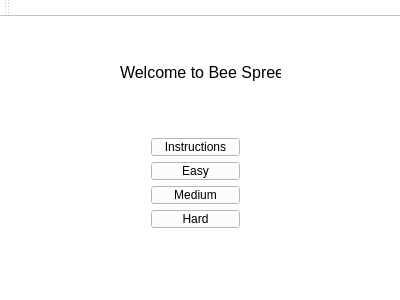
<?xml version="1.0" encoding="UTF-8"?>
<ui version="4.0">
 <class>MainWindow</class>
 <widget class="QMainWindow" name="MainWindow">
  <property name="geometry">
   <rect>
    <x>0</x>
    <y>0</y>
    <width>400</width>
    <height>300</height>
   </rect>
  </property>
  <property name="windowTitle">
   <string>Bee Spree</string>
  </property>
  <property name="autoFillBackground">
   <bool>false</bool>
  </property>
  <property name="styleSheet">
   <string notr="true">background-color: rgb(255, 255, 255);</string>
  </property>
  <widget class="QWidget" name="centralWidget">
   <widget class="QLabel" name="label">
    <property name="geometry">
     <rect>
      <x>120</x>
      <y>40</y>
      <width>161</width>
      <height>31</height>
     </rect>
    </property>
    <property name="font">
     <font>
      <pointsize>12</pointsize>
     </font>
    </property>
    <property name="text">
     <string>Welcome to Bee Spree!</string>
    </property>
   </widget>
   <widget class="QWidget" name="verticalLayoutWidget">
    <property name="geometry">
     <rect>
      <x>140</x>
      <y>110</y>
      <width>111</width>
      <height>112</height>
     </rect>
    </property>
    <layout class="QVBoxLayout" name="verticalLayout">
     <item>
      <widget class="QPushButton" name="pushButton_4">
       <property name="text">
        <string>Instructions</string>
       </property>
      </widget>
     </item>
     <item>
      <widget class="QPushButton" name="pushButton">
       <property name="text">
        <string>Easy</string>
       </property>
      </widget>
     </item>
     <item>
      <widget class="QPushButton" name="pushButton_2">
       <property name="text">
        <string>Medium</string>
       </property>
      </widget>
     </item>
     <item>
      <widget class="QPushButton" name="pushButton_3">
       <property name="text">
        <string>Hard</string>
       </property>
      </widget>
     </item>
    </layout>
   </widget>
   <widget class="QLabel" name="label_2">
    <property name="geometry">
     <rect>
      <x>10</x>
      <y>50</y>
      <width>91</width>
      <height>91</height>
     </rect>
    </property>
    <property name="text">
     <string/>
    </property>
    <property name="pixmap">
     <pixmap resource="images.qrc">:/image/cover_bee.jpeg</pixmap>
    </property>
    <property name="scaledContents">
     <bool>true</bool>
    </property>
   </widget>
   <widget class="QLabel" name="label_3">
    <property name="geometry">
     <rect>
      <x>270</x>
      <y>150</y>
      <width>121</width>
      <height>111</height>
     </rect>
    </property>
    <property name="text">
     <string/>
    </property>
    <property name="pixmap">
     <pixmap resource="images.qrc">:/image/cover_hive.jpg</pixmap>
    </property>
    <property name="scaledContents">
     <bool>true</bool>
    </property>
   </widget>
  </widget>
  <widget class="QMenuBar" name="menuBar">
   <property name="geometry">
    <rect>
     <x>0</x>
     <y>0</y>
     <width>400</width>
     <height>21</height>
    </rect>
   </property>
  </widget>
  <widget class="QToolBar" name="mainToolBar">
   <attribute name="toolBarArea">
    <enum>TopToolBarArea</enum>
   </attribute>
   <attribute name="toolBarBreak">
    <bool>false</bool>
   </attribute>
  </widget>
  <widget class="QStatusBar" name="statusBar"/>
 </widget>
 <layoutdefault spacing="6" margin="11"/>
 <resources>
  <include location="images.qrc"/>
 </resources>
 <connections>
  <connection>
   <sender>pushButton</sender>
   <signal>clicked()</signal>
   <receiver>MainWindow</receiver>
   <slot>easy_game_begin()</slot>
   <hints>
    <hint type="sourcelabel">
     <x>195</x>
     <y>157</y>
    </hint>
    <hint type="destinationlabel">
     <x>199</x>
     <y>149</y>
    </hint>
   </hints>
  </connection>
  <connection>
   <sender>pushButton_2</sender>
   <signal>clicked()</signal>
   <receiver>MainWindow</receiver>
   <slot>medium_game_begin()</slot>
   <hints>
    <hint type="sourcelabel">
     <x>195</x>
     <y>188</y>
    </hint>
    <hint type="destinationlabel">
     <x>199</x>
     <y>149</y>
    </hint>
   </hints>
  </connection>
  <connection>
   <sender>pushButton_3</sender>
   <signal>clicked()</signal>
   <receiver>MainWindow</receiver>
   <slot>hard_game_begin()</slot>
   <hints>
    <hint type="sourcelabel">
     <x>195</x>
     <y>219</y>
    </hint>
    <hint type="destinationlabel">
     <x>199</x>
     <y>149</y>
    </hint>
   </hints>
  </connection>
 </connections>
 <slots>
  <slot>easy_game_begin()</slot>
  <slot>medium_game_begin()</slot>
  <slot>hard_game_begin()</slot>
 </slots>
</ui>
